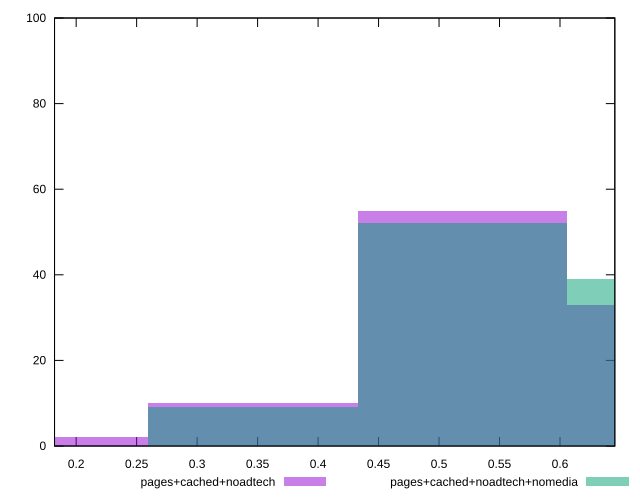

Recreate this plot in gnuplot.
reset

$pagesCachedNoadtech <<EOF
0.5192612874049514 55
0.6923483832066017 33
0.3461741916033009 10
0.17308709580165044 2
EOF

$pagesCachedNoadtechNomedia <<EOF
0.5192612874049514 52
0.6923483832066017 39
0.3461741916033009 9
EOF

set key outside below
set boxwidth 0.17308709580165044
set xrange [0.182117776937036:0.6453178884300702]
set yrange [0:100]
set trange [0:100]
set style fill transparent solid 0.5 noborder
set terminal svg size 640, 500 enhanced background rgb 'white'
set output "report_00015_2021-02-09T16-11-33.973Z/meta/pScore/comparison/histogram/2_vs_3.svg"

plot $pagesCachedNoadtech title "pages+cached+noadtech" with boxes, \
     $pagesCachedNoadtechNomedia title "pages+cached+noadtech+nomedia" with boxes

reset
